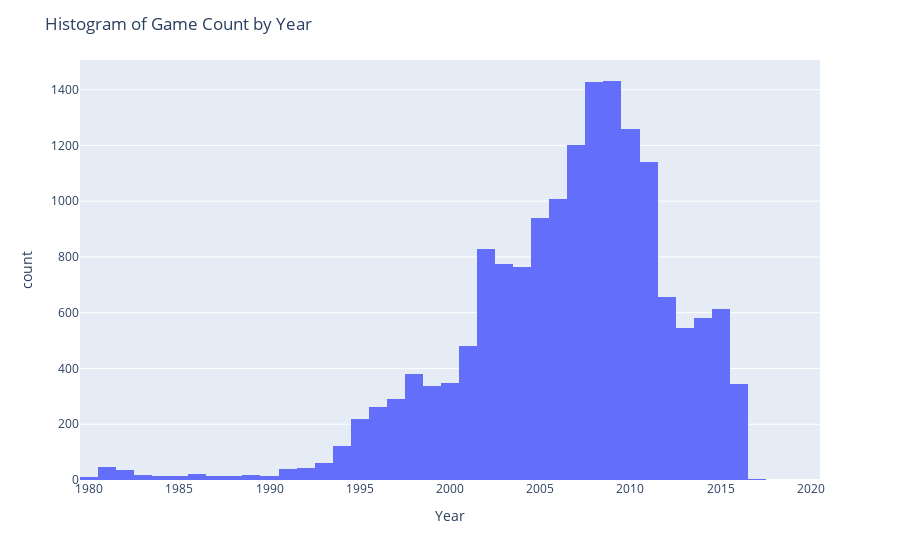

The cell this chart's notebook holds for it:
### Code cell
import plotly.express as px

fig = px.histogram(df_games, "Year")

fig.update_layout(title='Histogram of Game Count by Year')

### Figure 1 — Plotly figure (JSON) as saved in the notebook; plotly's stock layout.template omitted (floating-point values rounded to 4 significant figures; data arrays with more than 128 entries replaced by an {"elided": "..."} marker saying what was removed)
{"data": [{"alignmentgroup": "True", "bingroup": "x", "hovertemplate": "Year=%{x}<br>count=%{y}<extra></extra>", "legendgroup": "", "marker": {"color": "#636efa", "pattern": {"shape": ""}}, "name": "", "offsetgroup": "", "orientation": "v", "showlegend": false, "type": "histogram", "x": {"elided": "16598 int values"}, "xaxis": "x", "yaxis": "y"}], "layout": {"barmode": "relative", "legend": {"tracegroupgap": 0}, "margin": {"t": 60}, "title": {"text": "Histogram of Game Count by Year"}, "xaxis": {"anchor": "y", "domain": [0, 1], "title": {"text": "Year"}}, "yaxis": {"anchor": "x", "domain": [0, 1], "title": {"text": "count"}}}}
